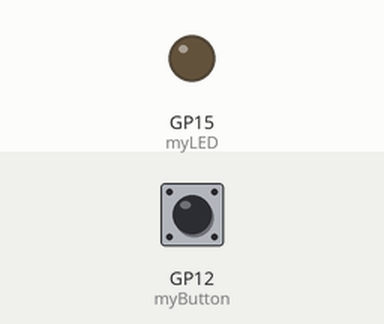
Simulated run of this program. Board: Raspberry Pi Pico running MicroPython. On the bench: output pins drawn as LEDs (lit = HIGH). The test bench sets the inputs (shaded band); at power-on: GP12 (myButton) HIGH.

Above: at 1.2 s.
1.3 s: GP12 (myButton) pulled LOW for 0.15 s
At 2.4 s:
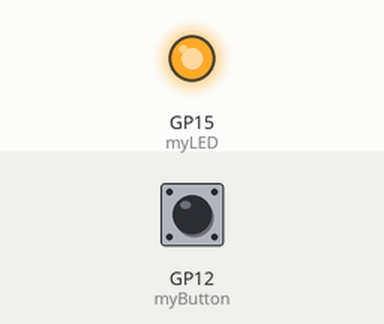
2.9 s: GP12 (myButton) pulled LOW for 1 s
At 4.9 s:
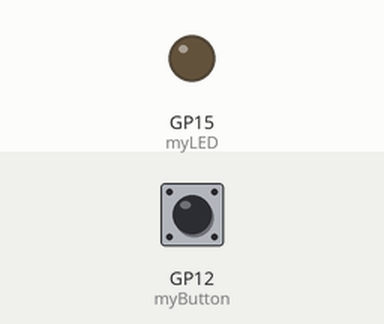
5.4 s: GP12 (myButton) pulled LOW for 3.2 s
At 9.6 s:
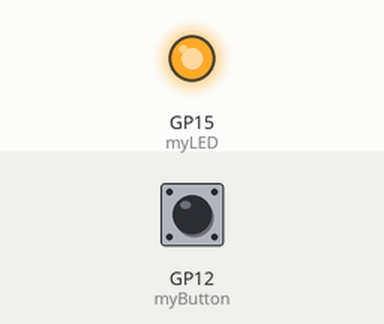
Timing chart, 0 to 11.1 s (numbered marks = the images above; inputs shaded):
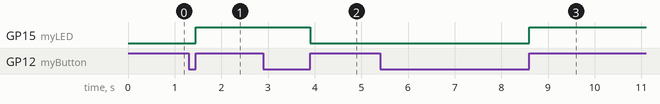

The program:

button_LED_toggle.py
```python
# Program to turn an LED on and off with a Button
# Address holding button for longer than sleep time for debouncing
# Will go on or off only once no matter how long I hold the button
# Lori Pfahler
# May 2023

# import modules
from machine import Pin
import utime

# setup button and LED pins
myButton = Pin(12, Pin.IN, Pin.PULL_UP)
myLED = Pin(15, Pin.OUT)

# variable to keep track of the button value from the previous loop
buttonPrevious = 1

try:
    while True:
        # read the current state of the pushbutton
        buttonCurrent = myButton.value()
        # below is the state of the two variables that indicates the
        # button has been pressed AND let go of
        if (buttonPrevious==0 and buttonCurrent==1):
            myLED.toggle()
            utime.sleep(0.1)
        # reset buttonPrevious to buttonCurrent and loop again
        buttonPrevious = buttonCurrent

except KeyboardInterrupt:
    myLED.off()
```

Measured:
- after the input at 1.3 s, GP15 (myLED): LOW → HIGH after 0.15 s
- after the input at 2.9 s, GP15 (myLED): HIGH → LOW after 1.0 s
- after the input at 5.4 s, GP15 (myLED): LOW → HIGH after 3.2 s
